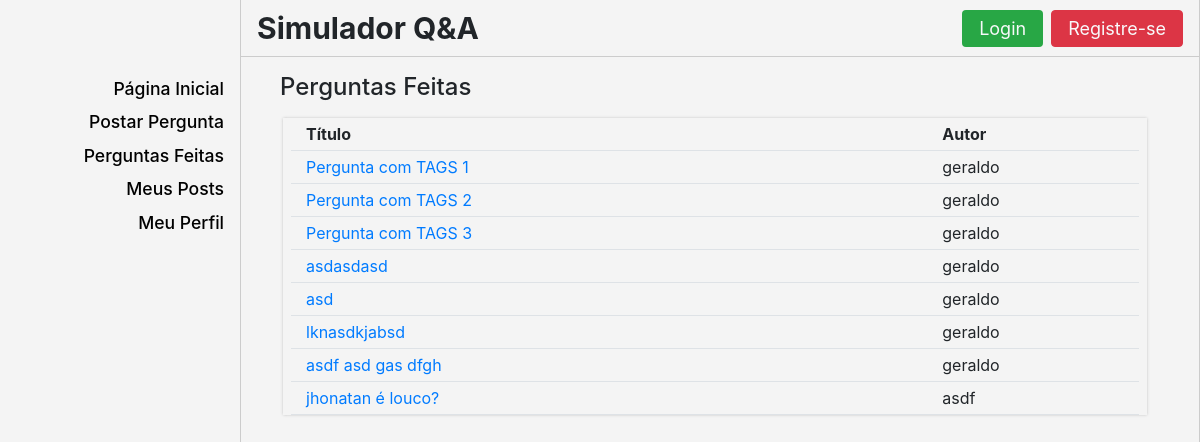
Before: /listar_perguntas with the older database file.
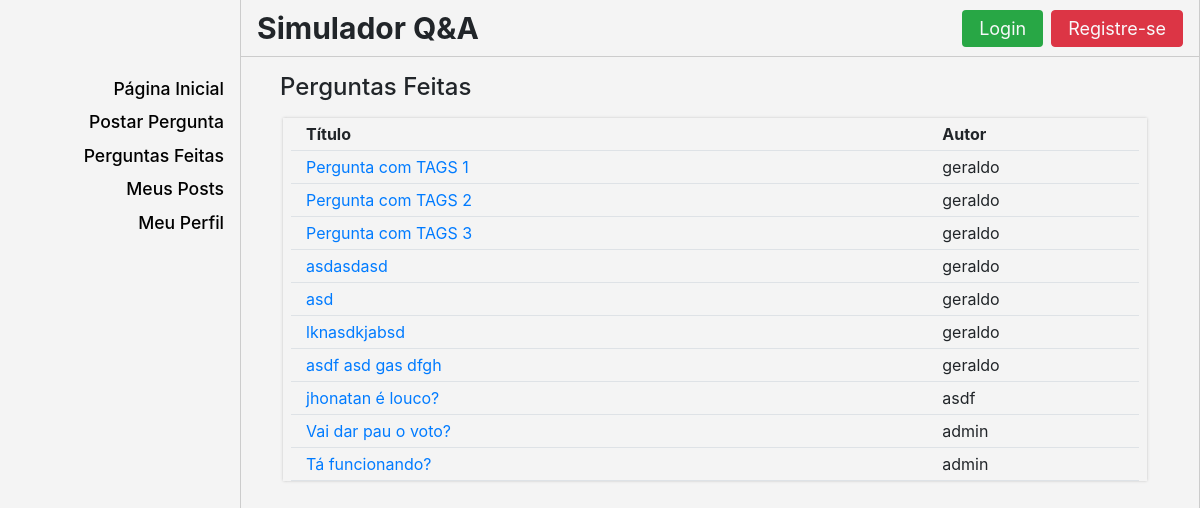
After: the same page with the newer database file.
### qa/models.py (models this page shows, shortened)
class Pergunta(models.Model):
    usuario = models.CharField(max_length=100, default='usuario default')
    titulo = models.CharField(max_length=100, blank=True)
    texto = models.TextField(max_length=1000, default='texto default')
    tags = models.TextField(null=True)
    votos = models.IntegerField(default=0)

### qa/views.py (the view)
# urls.py: path('listar_perguntas', views.listar_perguntas, name='listar_perguntas'),
def listar_perguntas(request):
    usuario = request.user.get_username()
    perguntas = Pergunta.objects.all()
    context = {'perguntas': perguntas, 'usuario':usuario}
    return render(request, 'qa/lista_perguntas.html', context)

### qa/templates/qa/lista_perguntas.html
{% extends 'qa/template.html' %}
{% block content %}
	<div class='container-fluid ml-4 mt-3'>
		<h4>Perguntas Feitas</h4>
		{% if perguntas %}
			<div class='row ml-0 py-2' style="height:auto; max-height:80vh; overflow-y: auto">
				<div class='col-11 px-2' style='box-shadow: 0px 0px 3px 0.2px #aaaaaa; margin-left: 3px'>
					<div class='row mx-0 py-1 border-bottom'>
						<div class="col-9 font-weight-bold">Título</div>
						<div class="col-3 font-weight-bold">Autor</div>
					</div>
					{% for pergunta in perguntas %}
					<div class="row mx-0 border-bottom py-1">
						<div class="col-9"><a href='/selecionar_pergunta/{{pergunta.id}}'>{{pergunta.titulo}}</a></div>
						<div class="col-3">{{pergunta.usuario}}</div>
					</div>
					{% endfor %}
				</div>
			</div>
		{% endif %}
	</div>
{% endblock %}

Changed rows visible on the page:
added Pergunta: titulo "Vai dar pau o voto?", usuario "admin"
added Pergunta: titulo "Tá funcionando?", usuario "admin"
